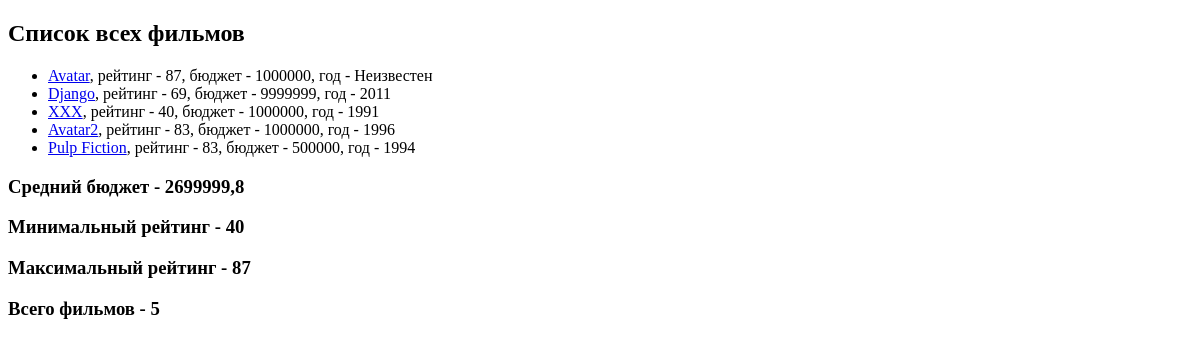
Before: / with the older database file.
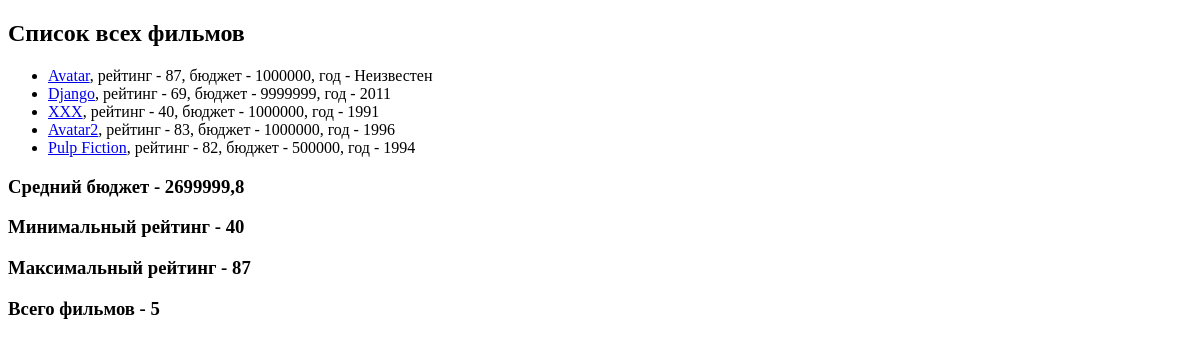
After: the same page with the newer database file.
### movie_app/models.py (models this page shows, shortened)
class Movie(models.Model):
    EUR = 'EUR'
    USD = 'USD'
    RUB = 'RUB'
    CURRENCY_CHOICES = [
        (EUR, 'Euro'),
        (USD, 'Dollar'),
        (RUB, 'Rubles'),
    ]
    name = models.CharField(max_length=40)
    rating = models.IntegerField()
    year = models.IntegerField(null=True, blank=True)
    budget = models.IntegerField(default=1000000)
    currency = models.CharField(max_length=3, choices=CURRENCY_CHOICES, default=EUR)
    slug = models.SlugField(default='', null=False, db_index=True)
    def get_url(self):
        return reverse('movie-detail', args=[self.slug])

### movie_app/views.py (the view)
# urls.py: path('', views.show_all_movie),
def show_all_movie(request):
    movies = Movie.objects.annotate(
        true_bool=Value(True),
        false_bool=Value(False),
        str_field=Value('hello'),
        int_field=Value(123),
        new_budget=F('budget') + 100,
        new_cadabra=F('rating') + F('year'),
    )
    agg = movies.aggregate(Avg('budget'), Max('rating'), Min('rating'), Count('id'))
    return render(request, 'movie_app/all_movies.html', {
        'movies': movies,
        'agg': agg,
        'total': movies.count(),
    })

### movie_app/templates/movie_app/all_movies.html (shortened to what this page needs)
{% extends 'movie_app/base.html'%}
{% block content %}
    <h2>Список всех фильмов</h2>
    <ul>
        {% for movie in movies %}
            <li><a href="{{ movie.get_url }}">{{movie.name}}</a>,
                рейтинг - {{movie.rating}},
                бюджет - {{movie.budget}},
                год - {{movie.year|default:'Неизвестен'}}
                </li>
        {% endfor %}
    </ul>
    <h3>Средний бюджет - {{agg.budget__avg}}</h3>
    <h3>Минимальный рейтинг - {{agg.rating__min}}</h3>
    <h3>Максимальный рейтинг - {{agg.rating__max}}</h3>
    <h3>Всего фильмов - {{total}}</h3>
{% endblock %}

### movie_app/templates/movie_app/base.html (shortened to what this page needs)
<!DOCTYPE html>
<html lang="en">
<head>
</head>
<body>
{% block content %}
{% endblock %}
</body>
</html>

Changed rows visible on the page:
changed Movie "Pulp Fiction": rating "83" → "82"
